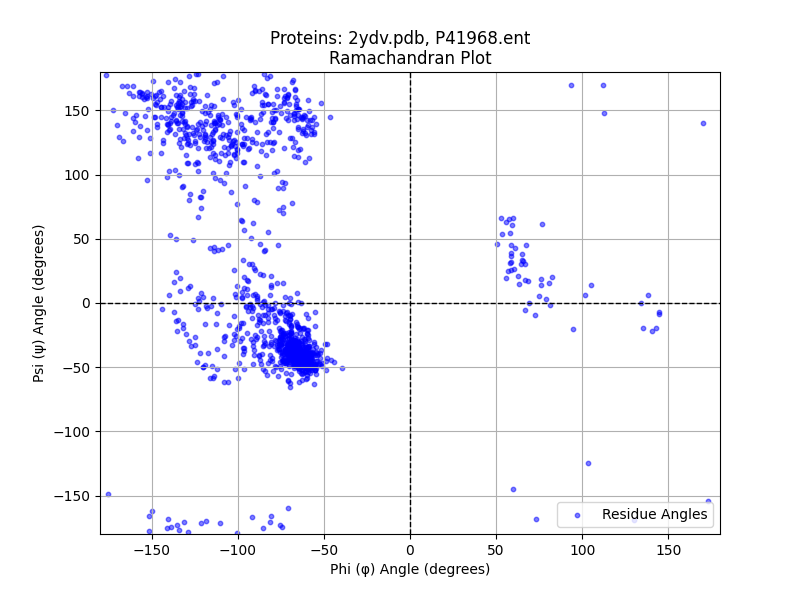

The script that saved this image:
"""
Ramachandran Plot Generator

This script generates a Ramachandran plot from protein structure files in PDB format.

Libraries required:
- biopython: For handling and parsing protein structure files.
- matplotlib: For plotting the Ramachandran plot.
- numpy: For numerical operations and angle conversions.

To install the required libraries, run the following commands in your terminal or command prompt:

pip install biopython
pip install matplotlib
pip install numpy

Usage:
1. Save your protein structure files in PDB format to the same directory as this script.
2. Update the 'pdb_files' list in the script with the paths to your PDB files.
3. Run the script using:
   python ramachandran_plot.py

The Ramachandran plot will be saved as 'ramachandran_plot.png' in the same directory as the script.
The log file with calculation details will be saved as 'ramachandran_plot_log.txt'.
"""

from Bio import PDB
import numpy as np
import matplotlib.pyplot as plt
import os

def extract_phi_psi_angles(structure):
    """
    Extract phi and psi angles from a protein structure.
    """
    phi_angles = []
    psi_angles = []

    def calc_phi_psi_angles(chain):
        for polypeptide in PDB.PPBuilder().build_peptides(chain):
            angles = polypeptide.get_phi_psi_list()
            for phi, psi in angles:
                if phi is not None and psi is not None:
                    phi_angles.append(np.degrees(phi))
                    psi_angles.append(np.degrees(psi))

    for model in structure:
        for chain in model:
            calc_phi_psi_angles(chain)
    
    return phi_angles, psi_angles

def plot_ramachandran(phi_angles, psi_angles, protein_names):
    """
    Plot the Ramachandran plot from phi and psi angles.
    """
    plt.figure(figsize=(8, 6))
    plt.scatter(phi_angles, psi_angles, s=10, alpha=0.5, color='blue', label='Residue Angles')
    
    plt.title('Ramachandran Plot')
    plt.suptitle(f'Proteins: {", ".join(protein_names)}', y=0.95)  # Subtitle with protein names
    plt.xlabel('Phi (φ) Angle (degrees)')
    plt.ylabel('Psi (ψ) Angle (degrees)')
    
    plt.axhline(0, color='k', linestyle='--', linewidth=1)
    plt.axvline(0, color='k', linestyle='--', linewidth=1)
    
    plt.xlim(-180, 180)
    plt.ylim(-180, 180)
    plt.grid(True)
    plt.legend()
    
    plt.savefig('ramachandran_plot.png')
    plt.show()

def test_graph(protein_names):
    """
    Test graph to check if plotting works correctly.
    """
    plt.figure(figsize=(8, 6))
    plt.table(cellText=[[name] for name in protein_names], colLabels=['Protein Name'], cellLoc='center', loc='center')
    plt.axis('off')  # Turn off the axis
    plt.title('Protein Names')
    
    plt.savefig('test_graph.png')
    plt.show()

def log_data(pdb_files, phi_angles, psi_angles):
    """
    Log the details of the calculation into a text file.
    """
    with open('ramachandran_plot_log.txt', 'w') as log_file:
        log_file.write("Ramachandran Plot Calculation Log\n")
        log_file.write("Proteins Analyzed:\n")
        for file in pdb_files:
            log_file.write(f"- {os.path.basename(file)}\n")
        log_file.write("\nAngles:\n")
        log_file.write(f"Total Phi Angles: {len(phi_angles)}\n")
        log_file.write(f"Total Psi Angles: {len(psi_angles)}\n")
        log_file.write("\nSample Angles:\n")
        log_file.write(f"First 10 Phi Angles: {phi_angles[:10]}\n")
        log_file.write(f"First 10 Psi Angles: {psi_angles[:10]}\n")

def main():
    # Update this list with the paths to your PDB files
    pdb_files = [
        'C:/Users/evgen/OneDrive/Skrivbord/model/P41968.ent',
        'C:/Users/evgen/OneDrive/Skrivbord/model/2ydv.pdb'
    ]
    
    parser = PDB.PDBParser(QUIET=True)
    all_phi_angles = []
    all_psi_angles = []

    for pdb_file in pdb_files:
        try:
            structure = parser.get_structure('protein', pdb_file)
            
            # Extract phi and psi angles
            phi_angles, psi_angles = extract_phi_psi_angles(structure)
            
            # Append angles to the list
            all_phi_angles.extend(phi_angles)
            all_psi_angles.extend(psi_angles)
        
        except FileNotFoundError:
            print(f"Error: The file '{pdb_file}' was not found. Please check the file path.")
        except Exception as e:
            print(f"An error occurred: {e}")

    if all_phi_angles and all_psi_angles:
        # Plot the Ramachandran plot
        test_proteins = [os.path.basename(pdb_file) for pdb_file in pdb_files]  # Extract file names for the plot subtitle
        plot_ramachandran(all_phi_angles, all_psi_angles, test_proteins)
        
        # Log data
        log_data(pdb_files, all_phi_angles, all_psi_angles)
    else:
        print("No angles were extracted. Please check your PDB files and try again.")
    
    # Test the graph generation
    test_graph(test_proteins)

if __name__ == '__main__':
    main()

